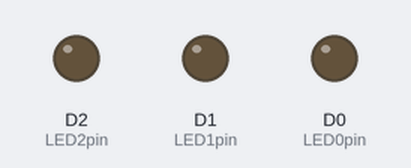
The sketch below on a simulated ESP8266 (NodeMCU). Shown: output pins drawn as LEDs (lit = HIGH).

Above: at 0.5 s.
At 2.5 s:
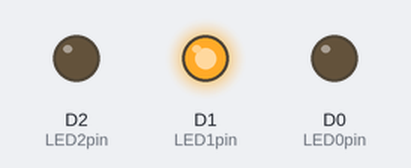
At 3.5 s:
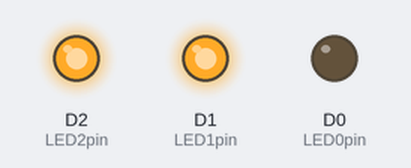
At 4.5 s:
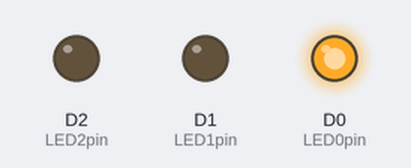
At 6.5 s:
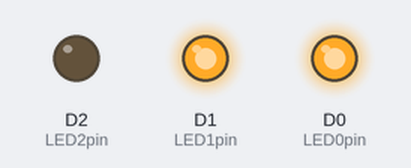
At 9.5 s:
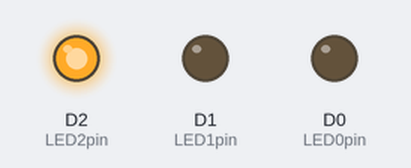
Timing chart, 0 to 10.4 s (numbered marks = the images above):
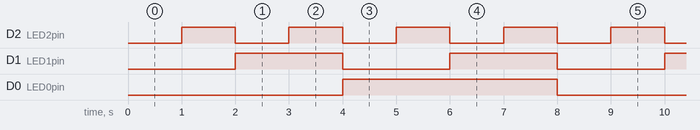

Measured:
- by itself, D2 (LED2pin): alternates HIGH for 1.0 s and LOW for 1.0 s
- by itself, D1 (LED1pin): alternates HIGH for 2.0 s and LOW for 2.0 s
- by itself, D0 (LED0pin): alternates HIGH for 4.0 s and LOW for 4.0 s

The sketch:

binary_counter.ino
```cpp
 uint8_t LED0pin = D0;
uint8_t LED1pin = D1;
uint8_t LED2pin = D2;
int counter = 0;
void setup() {
 pinMode(LED0pin, OUTPUT);
pinMode(LED1pin, OUTPUT);
pinMode(LED2pin, OUTPUT);
}

void loop() {
  if(counter == 0){
    digitalWrite(LED0pin, LOW);
    digitalWrite(LED1pin, LOW);
    digitalWrite(LED2pin, LOW);
  }else if(counter == 1){
    digitalWrite(LED0pin, LOW);
    digitalWrite(LED1pin, LOW);
    digitalWrite(LED2pin, HIGH);
  }else if(counter == 2){
    digitalWrite(LED0pin, LOW);
    digitalWrite(LED1pin, HIGH);
    digitalWrite(LED2pin, LOW);
  }else if(counter == 3){
    digitalWrite(LED0pin, LOW);
    digitalWrite(LED1pin, HIGH);
    digitalWrite(LED2pin, HIGH);
  }else if(counter == 4){
    digitalWrite(LED0pin, HIGH);
    digitalWrite(LED1pin, LOW);
    digitalWrite(LED2pin, LOW);
  }else if(counter == 5){
    digitalWrite(LED0pin, HIGH);
    digitalWrite(LED1pin, LOW);
    digitalWrite(LED2pin, HIGH);
  }else if(counter == 6){
    digitalWrite(LED0pin, HIGH);
    digitalWrite(LED1pin, HIGH);
    digitalWrite(LED2pin, LOW);
  }else if(counter == 7){
    digitalWrite(LED0pin, HIGH);
    digitalWrite(LED1pin, HIGH);
    digitalWrite(LED2pin, HIGH);
  }
  counter += 1;
  if(counter == 8){
    counter = 0;
  }
  delay(1000);
}
```
